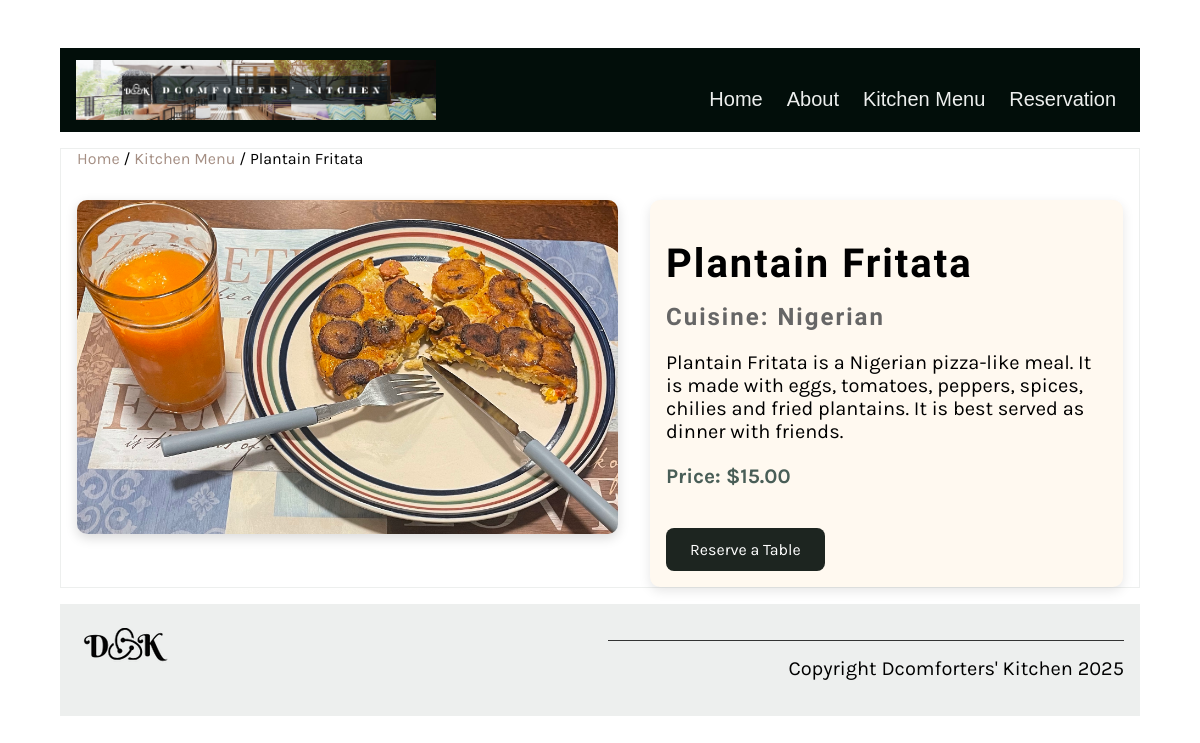
Screenshot of /kitchen/menu_details/9 with the database file from the repository.
### newapp/models.py (models this page shows, shortened)
class Menu(models.Model):
    food_name = models.CharField(max_length=100)
    cuisine = models.CharField(max_length=100)
    item_description = models.TextField(max_length=1000, default='')
    price = models.DecimalField(max_digits=10, decimal_places=2, null=True, blank=True)
    prep_time = models.IntegerField(default=25)
    calories = models.IntegerField(default=1000)
    image = models.ImageField(upload_to='newapp/static/img/menu_items/', null=True, blank=True)

### newapp/views.py (the view)
# urls.py: path('menu_details/<int:pk>', views.menu_details, name='menu_details'),
def menu_details(request, pk=None):
    if pk:
        menu_item = Menu.objects.get(pk=pk)
    else:
        menu_item = ''
    return render(request, 'menu_details.html', {"menu_item" : menu_item})

### newapp/templates/menu_details.html
{% extends 'base.html' %}
{% load static %}
{% block content %}
<section>
  <article>
    <div class="breadcrumb">
      <a href="{% url 'home' %}">Home</a> /
      <a href="{% url 'kitchen' %}">Kitchen Menu</a> /
      {{ menu_item.food_name }}
    </div>
    <div class="menu-details-container">
      <div class="menu-image-large">
        {% if menu_item.image %}
          <img src="/static/img/menu_items/{{menu_item.food_name}}.jpg" alt="{{ menu_item.food_name}}" />
        {% else %}
          <img src="{% static 'img/default_dish.jpg' %}" alt="Default Image">
        {% endif %}
      </div>
      <div class="menu-info">
        <h1>{{ menu_item.food_name }}</h1>
        <h2>Cuisine: {{ menu_item.cuisine }}</h2>
        <p class="menu-description">{{ menu_item.item_description }}</p>
        <p class="menu-price-large">Price: ${{ menu_item.price }}</p>
        <a href="{% url 'reservation' %}" class="cta-button">Reserve a Table</a>
      </div>
    </div>
  </article>
</section>
{% endblock %}

### newapp/static/css/style.css (style rules this page uses)
body { font-family: 'Karla', sans-serif; margin-top: 3rem; margin-bottom: 3rem; margin-left: 5%; margin-right: 5%; }
h1, h2, h3, h4, h5, h6 { font-family: 'Markazi Text', serif; letter-spacing: 2px;; }
h1 { font-size: 4rem; margin-top: 1.5rem; margin-bottom: 0; }
h2 { font-size: 2.5rem; color: #333333; margin:1rem 0; }
p, ul { font-size: 1.25rem;; }
a { color: #a58f84; text-decoration: none; }
section { display: flex; gap: 2rem 1rem; margin-top: 1rem; margin-bottom: 1rem; flex-direction: row; }
article { flex:1; }
article img { max-width: 100%; }
main article { border: 1px solid #EDEFEE; padding-left: 1rem; padding-right: 1rem; }
.cta-button { display: inline-block; margin-top: 1rem; background: #1d2520; color: white; padding: 0.75rem 1.5rem; border-radius: 8px; text-decoration: none; transition: background 0.3s ease; }
.menu-details-container { display: flex; flex-wrap: wrap; gap: 2rem; align-items: flex-start; margin-top: 2rem; }
.menu-image-large { flex: 1 1 400px; }
.menu-image-large img { width: 100%; max-height: 400px; object-fit: cover; border-radius: 10px; box-shadow: 0 4px 12px rgba(0,0,0,0.15); }
.menu-info { flex: 1 1 300px; padding: 1rem; background-color: #fff9f0; border-radius: 10px; box-shadow: 0 4px 12px rgba(0,0,0,0.1); }
.menu-info h1 { font-size: 2.5rem; margin-bottom: 0.5rem; }
.menu-info h2 { font-size: 1.5rem; color: #666; margin-bottom: 1rem; }
.menu-description { font-size: 1.25rem; margin-bottom: 1rem; }
.menu-price-large { font-size: 1.3rem; font-weight: bold; color: #495E57; margin-bottom: 1.5rem; }
.breadcrumb { font-size: 1rem; margin-bottom: 1rem; }

### rows the page displays
Menu: food_name "Plantain Fritata", food_name (picture), cuisine "Nigerian", item_description "Plantain Fritata is a Nigerian pizza-like meal. It is made with eggs, tomatoes, peppers, spices, chilies and fried plantains. It is best served as dinner with friends.", price "15.00"
